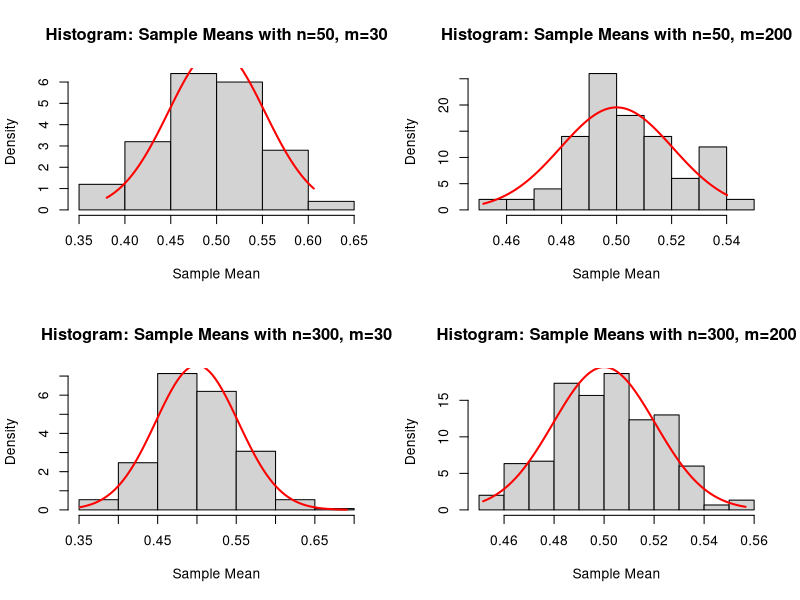

Write the R code that produced this figure.
CLT_unif <- function(n, m) {
  samples = replicate(n, runif(m))
  means = colMeans(samples)
  
  hist(means, main=paste("Histogram: Sample Means with n=", n, ", m=", m, sep=""),
       xlab="Sample Mean", prob=TRUE)
  
  x = seq(min(means), max(means), length.out=100)
  y = dnorm(x, mean=0.5, sd=1/sqrt(12*m))
  
  lines(x, y, type="l", col="red", lwd=2)
}


par(mfrow=c(2,2))
CLT_unif(50,30)
CLT_unif(50,200)
CLT_unif(300,30)
CLT_unif(300,200)

par(mfrow=c(1,1))
